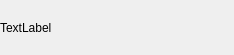
<?xml version="1.0" encoding="UTF-8"?>
<ui version="4.0">
 <class>QSttAssistMsgWidget</class>
 <widget class="QWidget" name="QSttAssistMsgWidget">
  <property name="geometry">
   <rect>
    <x>0</x>
    <y>0</y>
    <width>234</width>
    <height>55</height>
   </rect>
  </property>
  <property name="windowTitle">
   <string>Form</string>
  </property>
  <layout class="QVBoxLayout" name="verticalLayout_2">
   <property name="spacing">
    <number>0</number>
   </property>
   <property name="margin">
    <number>0</number>
   </property>
   <item>
    <layout class="QVBoxLayout" name="m_vlayMsg">
     <property name="spacing">
      <number>0</number>
     </property>
     <item>
      <widget class="QLabel" name="m_txtMsg">
       <property name="minimumSize">
        <size>
         <width>220</width>
         <height>0</height>
        </size>
       </property>
       <property name="text">
        <string>TextLabel</string>
       </property>
       <property name="wordWrap">
        <bool>false</bool>
       </property>
      </widget>
     </item>
    </layout>
   </item>
  </layout>
 </widget>
 <resources/>
 <connections/>
</ui>
